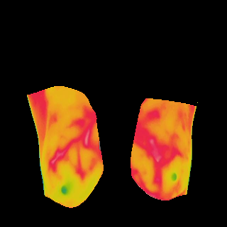
#> input picture BreastCancer_detection_via_CNN/Breastimages/abnormal/1.bmp, 227 x 227 px, found by its file name; its folder holds only this picture in this run
$ python Entry_Data.py
#> lines starting #> are read from the running program, lines starting #| are printed output that depends on the picture
# -*- coding: utf-8 -*-
"""
Created on Sun Nov 15 16:27:25 2020

@author: THISUM PC
"""


import os
import numpy as np
import cv2
import matplotlib.pyplot as plt
from tqdm import tqdm
import random
import pickle

DATADIR = "C:/Users/THISUM PC/Desktop/breastCancer_ComputerVision & CNN/Breastimages"   # change this after coping
CATEGORIES = ["abnormal", "normal"]         #data set


IMG_SIZE = 227      # input images resize

training_data = []

def create_training_data():     #training data arranging
    for category in CATEGORIES:
        path = os.path.join(DATADIR,category)
        class_num = CATEGORIES.index(category)
        for img in tqdm(os.listdir(path)):  # iterate over each image per abnormal and normal
                try:
                    img_array = cv2.imread(os.path.join(path,img),cv2.IMREAD_GRAYSCALE)  # convert to array
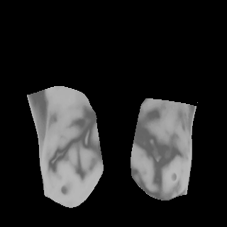
#> img_array: shape (227, 227); min 0, max 200, mean 34.8
                    new_array = cv2.resize(img_array, (IMG_SIZE, IMG_SIZE))  # resize to normalize data size
                    training_data.append([new_array, class_num])  # add this to our training_data
                except Exception as e:  # in the interest in keeping the output clean...
                    pass
#> pass 2 of the loop in create_training_data, `for category in CATEGORIES:`:
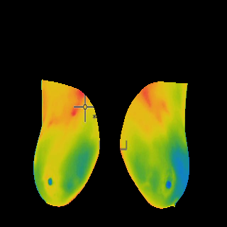
#> input picture BreastCancer_detection_via_CNN/Breastimages/normal/1.bmp, 227 x 227 px, found by its file name
#> in create_training_data, `img_array = cv2.imread(os.path.join(path,img),cv2.IMREAD_GRAYSCALE)`:
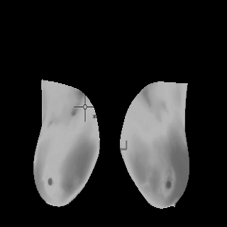
#> img_array: shape (227, 227); min 0, max 209, mean 41.2


create_training_data()

random.shuffle(training_data)

X = []
y = []

for features,label in training_data:
    X.append(features)
    y.append(label)
#> this loop made 2 passes
#> label on passes 1 to 2: 0, 1
#> after the loop, X = 2 items; y = [0, 1]

X= np.reshape(np.array(X), (len(X),IMG_SIZE,IMG_SIZE,1))
y= np.reshape(np.array(y),(len(y),1))


pickle_out = open("X.pickle","wb")  # input data saving
pickle.dump(X, pickle_out)
pickle_out.close()

pickle_out = open("y.pickle","wb")  # decided value for input data saving
pickle.dump(y, pickle_out)
pickle_out.close()
